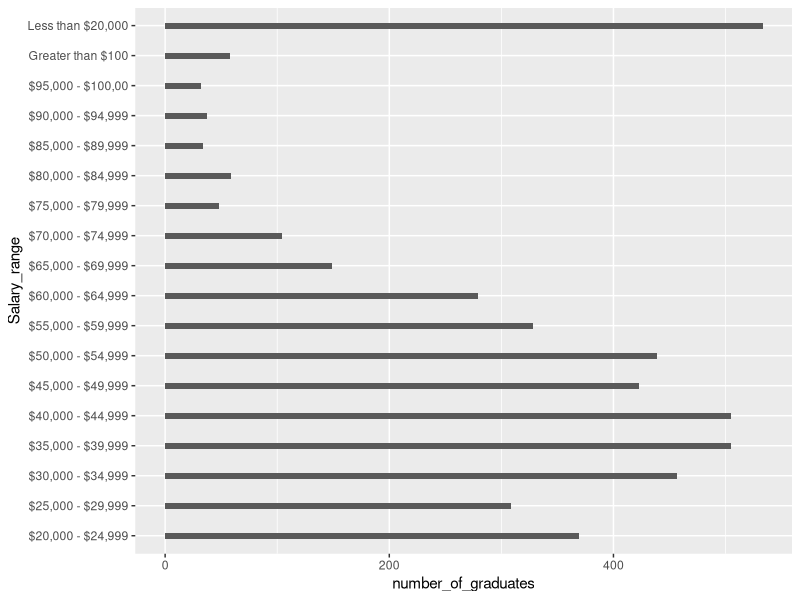

Generate this figure with R:
## ---- chunk 1
knitr::opts_chunk$set(echo = FALSE)
## ---- chunk 2
library(tidyverse)
library(dplyr)
alumni<-read_csv("data/alumni_data.csv")
grouped_salary<-alumni %>% 
  group_by(Salary_range) %>% 
  filter(Salary_range !="NA")%>% 
  summarise(number_of_graduates = n())
#lumped_data<-alumni %>%
  #mutate(Salary_range = fct_lump(Salary_range,n=4)%>%fct_infreq()) 
#h<-ggplot(lumped_data, aes(Salary_range)) +
 # geom_bar()
i<-ggplot(grouped_salary, aes(x=Salary_range, y=number_of_graduates)) + 
  geom_bar(stat = "identity", width=0.2) 
#h + coord_flip()
i + coord_flip()

##stuffs<-grouped_salary%>%summary(number_of_graduates)
#stuffs
